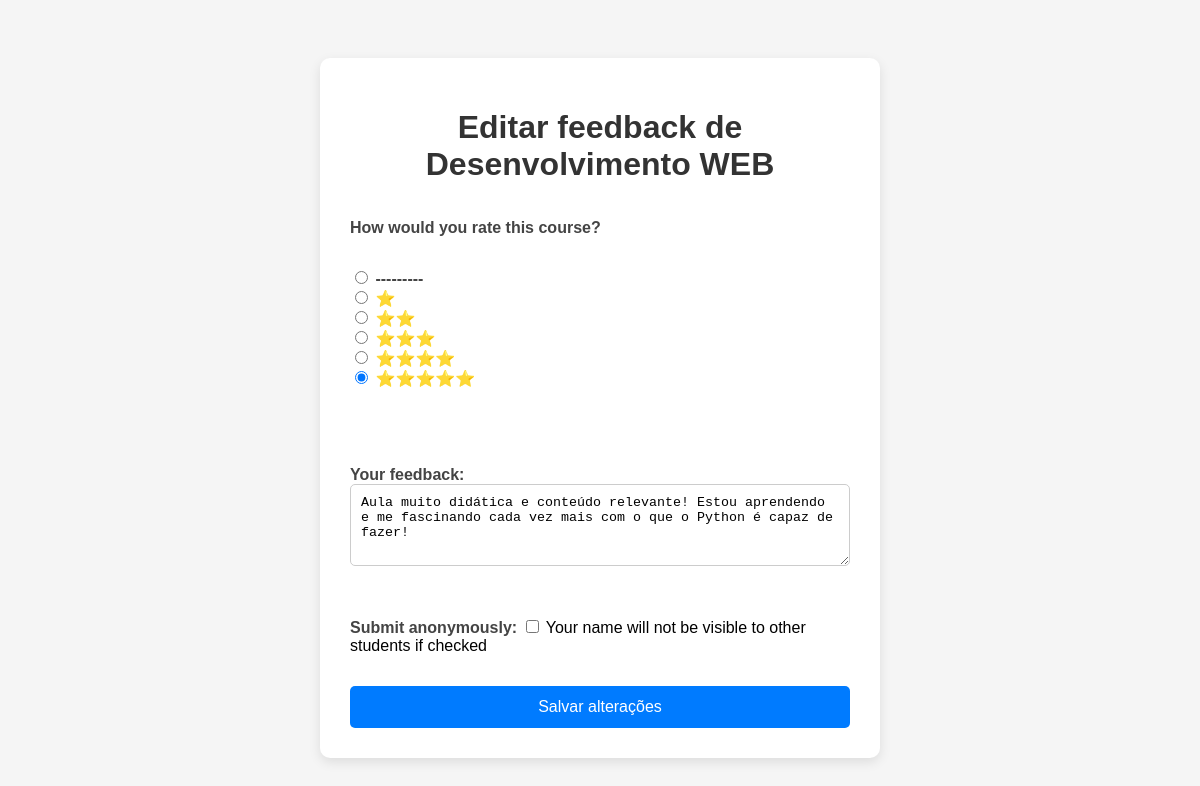
Screenshot of /courses/4/edit-review/ (signed in) with the database file from the repository.
### avaliacoes/models.py (models this page shows, shortened)
class Course(models.Model):
    title = models.CharField(max_length=100)
    code = models.CharField(max_length=20, unique=True)
    instructor = models.CharField(max_length=100)
    semester = models.CharField(max_length=20, blank=True)
    description = models.TextField(blank=True)

class Review(models.Model):
    RATING_CHOICES = [
        (1, '⭐'),
        (2, '⭐⭐'),
        (3, '⭐⭐⭐'),
        (4, '⭐⭐⭐⭐'),
        (5, '⭐⭐⭐⭐⭐'),
    ]
    course = models.ForeignKey(Course, on_delete=models.CASCADE)
    student = models.ForeignKey(User, on_delete=models.CASCADE)
    rating = models.IntegerField(choices=RATING_CHOICES)
    feedback = models.TextField(blank=True)
    anonymous = models.BooleanField(default=False)
    date_submitted = models.DateTimeField(auto_now_add=True)
    class Meta:
        unique_together = ('course', 'student')
        ordering = ['-date_submitted']

### avaliacoes/views.py (the view)
# urls.py: path('courses/<int:course_id>/edit-review/', views.edit_review, name='edit_review'),
@login_required
def edit_review(request, course_id):
    review = get_object_or_404(Review, course_id=course_id, student=request.user)
    if request.method == 'POST':
        form = ReviewForm(request.POST, instance=review)
        if form.is_valid():
            form.save()
            messages.success(request, 'Your review has been updated successfully!')
            return redirect('course_detail', course_id=course_id)
    else:
        form = ReviewForm(instance=review)
    context = {
        'form': form,
        'course': review.course,
        'page_title': f'Edit Review for {review.course.title}'
    }
    return render(request, 'edit_review.html', context)

### avaliacoes/forms.py
class ReviewForm(forms.ModelForm):
    class Meta:
        model = Review
        fields = ['rating', 'feedback', 'anonymous']
        widgets = {
            'rating': forms.RadioSelect(),
            'feedback': forms.Textarea(attrs={
                'rows': 4,
                'placeholder': 'Share your experience with this course...'
            }),
        }
        labels = {
            'rating': 'How would you rate this course?',
            'feedback': 'Your feedback',
            'anonymous': 'Submit anonymously'
        }
        help_texts = {
            'anonymous': 'Your name will not be visible to other students if checked'
        }

### avaliacoes/templates/edit_review.html (shortened to what this page needs)
<!DOCTYPE html>
<html lang="pt-br">
  <head>
  </head>
  <body>
    <div class="container">
      <h1>Editar feedback de {{ course.title }}</h1>
      <form method="post">
        {% csrf_token %} {{ form.as_p }}
        <button type="submit">Salvar alterações</button>
      </form>
    </div>
  </body>
</html>

### avaliacoes/templates/edit_review.html (style rules this page uses)
body { font-family: Arial, sans-serif; background-color: #f5f5f5; display: flex; justify-content: center; align-items: center; height: 100vh; }
.container { background-color: #fff; padding: 30px; border-radius: 10px; box-shadow: 0 4px 12px rgba(0, 0, 0, 0.1); width: 100%; max-width: 500px; }
h1 { text-align: center; color: #333; margin-bottom: 20px; }
form { display: flex; flex-direction: column; gap: 15px; }
input[type="number"], textarea, select { padding: 10px; border-radius: 5px; border: 1px solid #ccc; width: 100%; box-sizing: border-box; }
label { font-weight: bold; color: #444; }
button { background-color: #007bff; color: white; border: none; padding: 12px; border-radius: 5px; cursor: pointer; font-size: 16px; }

### rows the page displays
Course: title "Desenvolvimento WEB"
Review: rating "☐ --------- ☐ ⭐ ☐ ⭐⭐ ☐ ⭐⭐⭐ ☐ ⭐⭐⭐⭐ ☑ ⭐⭐⭐⭐⭐", feedback "Aula muito didática e conteúdo relevante! Estou aprendendo e me fascinando cada vez mais com o que o Python é capaz de fazer!"
